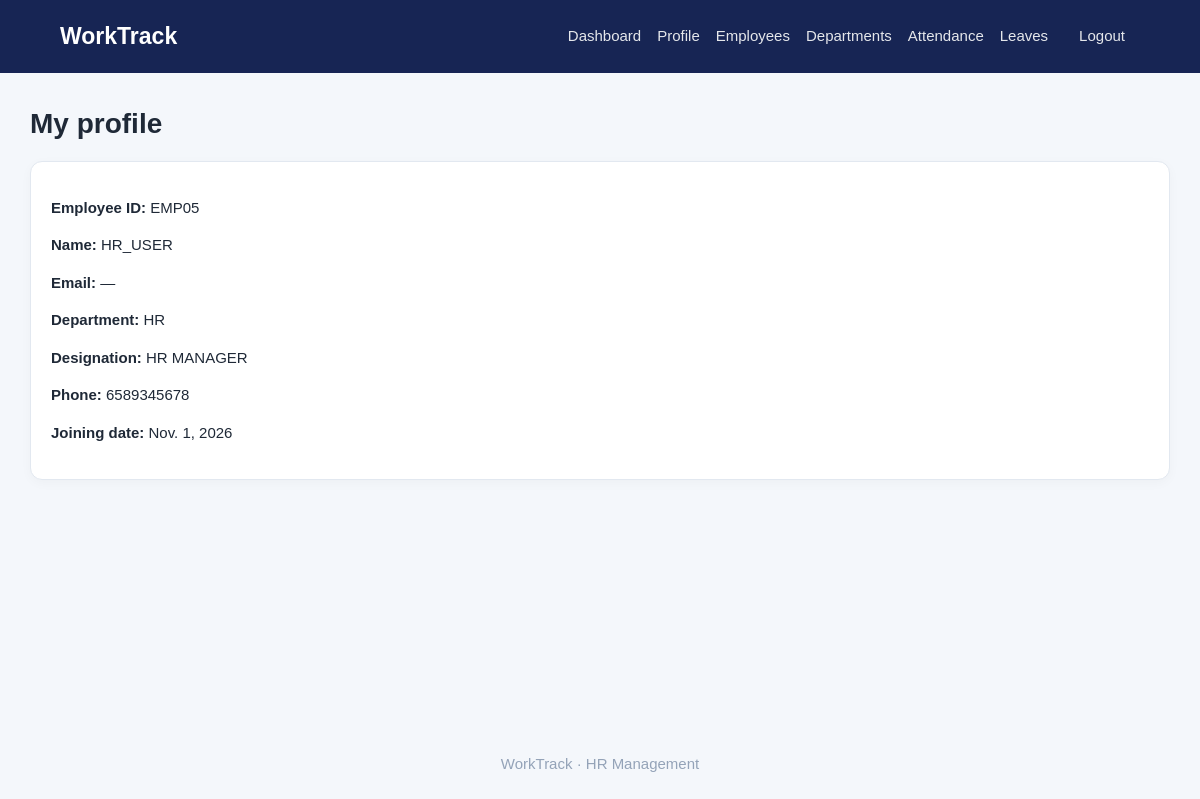
The app's page /profile/ (signed in) with its own data.
### employees/models.py (models this page shows, shortened)
class Employee(models.Model):
 user=models.OneToOneField(settings.AUTH_USER_MODEL,on_delete=models.CASCADE,related_name="employee_profile")
 employee_id=models.CharField(max_length=20,unique=True)
 department=models.ForeignKey(Department,on_delete=models.SET_NULL,null=True,blank=True)
 designation=models.CharField(max_length=100,blank=True)
 phone=models.CharField(max_length=20,blank=True)
 joining_date=models.DateField(null=True,blank=True)
 salary=models.DecimalField(max_digits=10,decimal_places=2,default=0)
 address=models.TextField(blank=True)

class Department(models.Model):
 name=models.CharField(max_length=100,unique=True)
 description=models.CharField(max_length=250,blank=True)
 def __str__(self): return self.name

### employees/views.py (the view)
# urls.py: path("profile/",views.profile,name="profile"),
@login_required
def profile(request):
 emp=Employee.objects.filter(user=request.user).first()
 return render(request,"employees/profile.html",{"employee":emp,"role":role(request.user)})

### employees/views.py (called while the page is built)
def role(user):
 if not user.is_authenticated: return "Guest"
 if user.is_superuser: return "Admin"
 names=set(user.groups.values_list("name",flat=True))
 for r in ("Admin","HR","Employee"):
  if r in names: return r
 return "Employee"

### templates/employees/profile.html
{% extends "base.html" %}{% block content %}<h1>My profile</h1><section class="card">{% if employee %}<p><b>Employee ID:</b> {{ employee.employee_id }}</p><p><b>Name:</b> {{ user.get_full_name|default:user.username }}</p><p><b>Email:</b> {{ user.email|default:"—" }}</p><p><b>Department:</b> {{ employee.department|default:"—" }}</p><p><b>Designation:</b> {{ employee.designation|default:"—" }}</p><p><b>Phone:</b> {{ employee.phone|default:"—" }}</p><p><b>Joining date:</b> {{ employee.joining_date|default:"—" }}</p>{% else %}<p>No employee profile is linked to this account yet. Contact HR.</p>{% endif %}</section>{% endblock %}

### static/css/style.css (style rules this page uses)
* { box-sizing:border-box }
body { margin:0;background:#f4f7fb;color:#1f2937;font:15px/1.5 Arial,sans-serif }
h1 { font-size:28px;margin:0 0 16px }
.card { background:white;border:1px solid #e2e8f0;border-radius:12px;padding:20px;box-shadow:0 3px 12px #0f172a08 }

### records on screen
Employee: employee_id "EMP05", department "HR", designation "HR MANAGER", phone "6589345678", joining_date "Nov. 1, 2026"

### other values on screen
{{ user.get_full_name|default:user.username }} "HR_USER"
{{ user.email|default:"—" }} "—"
